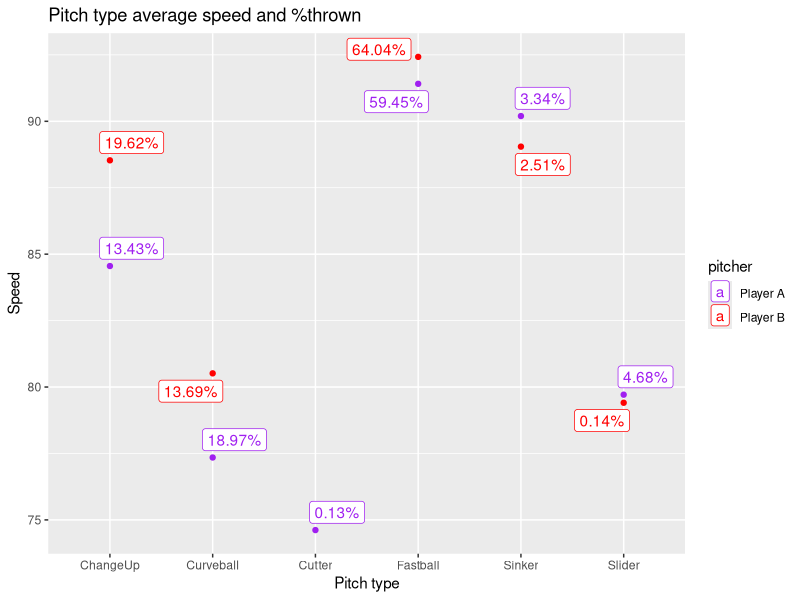
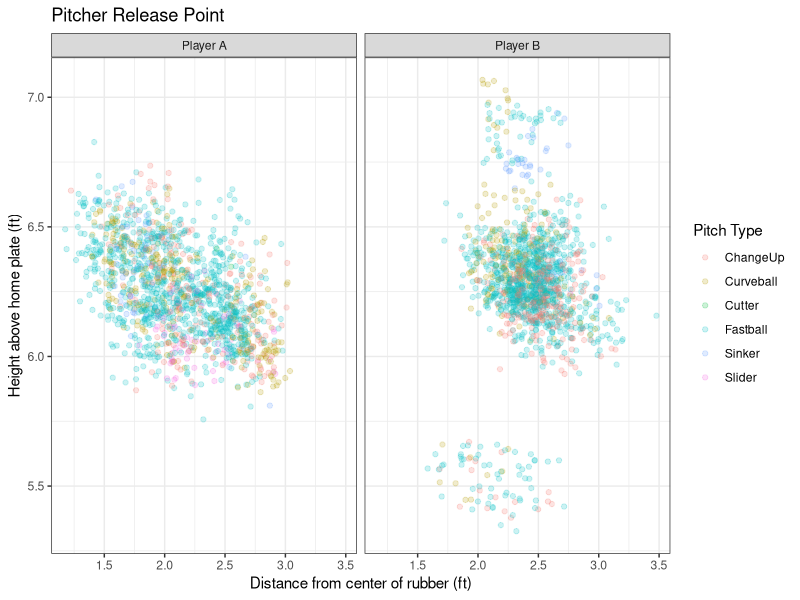
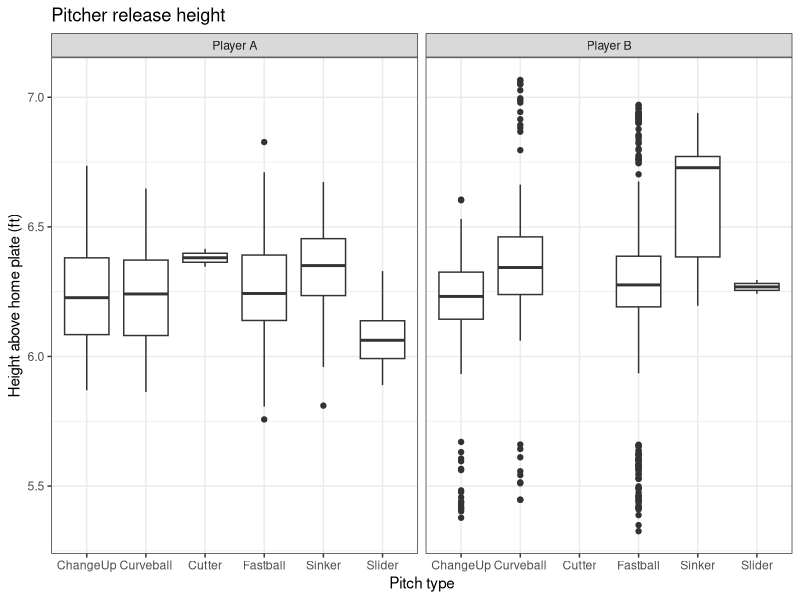

Write R code to recreate these figures, in order. (Note: this script raises an error after producing the figures.)
all_pitches <- read.csv("all_pitches.csv", header = T)
all_stats <- read.csv("all_stats.csv", header = T)
all_players <- read.csv("all_players.csv", header = T)

str(all_pitches)
View(all_pitches)

library("tidyverse")
col_drop <- c("notes")
require(dplyr)

all_pitches <- all_pitches[,!(names(all_pitches) %in% col_drop)]

all_pitches$pitcher <- str_replace(all_pitches$pitcher, "Povse", "Player A")
all_pitches$pitcher <- as.factor(all_pitches$pitcher)

all_pitches$game_date <- as.character(all_pitches$game_date)

all_pitches$game_date <- strptime(as.character(all_pitches$game_date), "%d/%m/%Y")

all_pitches$inning <- as.factor(all_pitches$inning)

unique(all_pitches$tagged_pitch_type)
unique(all_pitches$auto_pitch_type)

#Decided to use tagged pitch type and would use the auto pitch type to fill in undefined
cols.factor <- c("tagged_pitch_type", "auto_pitch_type")

all_pitches[cols.factor] <- sapply(all_pitches[cols.factor], as.character)

change_pitches <- c("Undefined", "Other")

all_pitches$tagged_pitch_type <- ifelse(all_pitches$tagged_pitch_type %in% change_pitches, 
                                        all_pitches$auto_pitch_type, all_pitches$tagged_pitch_type)

all_pitches[cols.factor] <- lapply(all_pitches[cols.factor], as.factor)


all_pitches <- all_pitches[!(all_pitches$tagged_pitch_type %in% change_pitches),]

#1. Which of the two pitchers will likely get injured first based on previous research?

quick_summaries <- all_pitches %>%
  group_by(pitcher, tagged_pitch_type) %>%
  summarize(mean_speed = mean(rel_speed, na.rm = T))

times_thrown <- group_by(all_pitches,pitcher, tagged_pitch_type) %>%
  count()
  
quick_summaries <- merge(quick_summaries, times_thrown, by = c("pitcher", "tagged_pitch_type"))

quick_summaries <- quick_summaries %>%
  group_by(pitcher) %>%
  mutate(pct_pitched = n / sum(n))

quick_summaries$pct_pitched <- quick_summaries$pct_pitched * 100
quick_summaries$pct_pitched <- round(quick_summaries$pct_pitched, 2)
quick_summaries$pct_pitched <- paste(quick_summaries$pct_pitched, sep = "", "%")

library("ggrepel")

ggplot(quick_summaries, aes(tagged_pitch_type, mean_speed, color = pitcher)) +
  geom_point() +
  scale_color_manual(breaks = c("Player A", "Player B"),
                     values = c("purple", "red")) +
  labs(title = "Pitch type average speed and %thrown", x = "Pitch type", y = "Speed") +
  geom_label_repel(aes(label = pct_pitched),
                   box.padding = 0.25,
                   point.padding = 0.5)
                  
speed_cors <- cor(all_pitches[, c(23:27, 29:ncol(all_pitches))], use = "pairwise.complete.obs")

pitcher_dif <- aggregate(all_pitches[, c(23:27, 29:ncol(all_pitches))], by = list(all_pitches$tagged_pitch_type, all_pitches$pitcher), 
          FUN = mean, na.rm = T)

pitcher_dif <- pitcher_dif %>%
  arrange(Group.1)

pitcher_dif <- pitcher_dif[-5, ]

ggplot(all_pitches, aes(x = rel_side, y = rel_height, color = tagged_pitch_type)) +
  geom_jitter(alpha = .2) +
  facet_grid(~ pitcher) +
  labs(title = "Pitcher Release Point", x = "Distance from center of rubber (ft)", 
       y = "Height above home plate (ft)",
       color = "Pitch Type") +
  theme_bw()

ggplot(all_pitches, aes(x = tagged_pitch_type, y = rel_height)) +
  geom_boxplot() +
  facet_grid(~ pitcher) +
  labs(title = "Pitcher release height", x = "Pitch type", y = "Height above home plate (ft)") +
  theme(legend.position = "None") +
  theme_bw()

#2. During which pitch of the plate appearance will the pitcher most likely throw a specific pitch? 

all_pitches$Pitch_count <- paste(all_pitches$balls, all_pitches$strikes, sep = "-")

all_pitches <- all_pitches[,c(1:14, 52, 15:ncol(all_pitches))]
all_pitches <- all_pitches[, -53]


all_pitches$Pitch_count <- as.factor(all_pitches$Pitch_count)



all_pitches$tagged_pitch_type <- droplevels(all_pitches)$tagged_pitch_type


library("caret")
library("nnet")
library("e1071")


training.samples <- all_pitches$tagged_pitch_type %>%
  createDataPartition(p = 0.8, list = F)

train.data <- all_pitches[training.samples,]
test.data <- all_pitches[-training.samples,]  
  
myCtrl <- trainControl(method = "repeatedcv", number = 10, repeats = 3)

model <- train(tagged_pitch_type ~ strikes + balls + outs + pa_of_inning + pitcher + batter_side,
               data = train.data,
               method = "multinom",
               trControl = myCtrl,
               na.action = na.omit)

model

predicted.pitch <- model %>% predict(test.data)

confusionMatrix(predicted.pitch, test.data$tagged_pitch_type)

#Simplify whether it will be a fastball or not

all_pitches$fball_or_not <- ifelse(all_pitches$tagged_pitch_type == "Fastball", "Yes", "No")
all_pitches$fball_or_not <- as.factor(all_pitches$fball_or_not)
fball_or_not <- all_pitches$fball_or_not

set.seed(1)

training.samples2 <- all_pitches$tagged_pitch_type %>%
  createDataPartition(p = 0.8, list = F)

train.data2 <- all_pitches[training.samples2,]
test.data2 <- all_pitches[-training.samples2,]  

myCtrl <- trainControl(method = "repeatedcv", number = 10, repeats = 3)

log_model <- train(fball_or_not ~ strikes + balls + outs + inning + pitch_of_pa + 
                     pa_of_inning + batter_side + pitcher,
                   data = train.data2,
                   method = "pls",
                   trControl = myCtrl,
                   na.action = na.omit)


log_model
  

predicted.pitch2 <- log_model %>% predict(test.data2)
confusionMatrix(predicted.pitch2, test.data2$fball_or_not)



#There doesn't appear to be good predictive power with this dataset to determine when a pitcher
#will throw a fastball or on what specific count. Based on the amount of times the pitchers throw a fastball, it is
#best to simply guess they will throw a fastball.



ggplot(all_pitches, aes(x = tagged_pitch_type, fill = tagged_pitch_type)) +
  geom_bar() +
  facet_grid(~Pitch_count)

ggplot(all_pitches, aes(x = tagged_pitch_type, fill = tagged_pitch_type)) +
  geom_bar() +
  facet_grid(~pitch_of_pa)

pitch_by_count <- all_pitches %>%
  group_by(pitcher, Pitch_count) %>%
  count(tagged_pitch_type)
  

pitch_by_pct <- pitch_by_count %>%
  group_by(pitcher, Pitch_count) %>%
  mutate(pct_pitched = n / sum(n))

pitch_by_pct$pct_pitched <- as.numeric(pitch_by_pct$pct_pitched)

pitch_by_pct$pct_pitched <- round(pitch_by_pct$pct_pitched * 100, 2)


pitch_by_pct <- pitch_by_pct[, -4]

pitch_by_pct <- pitch_by_pct %>%
  spread(key = Pitch_count, value = pct_pitched) %>%
  arrange(pitcher, desc(`0-0`))

ggplot(data = all_pitches, aes(x = plate_loc_side, 
                               y = plate_loc_height, 
                               color = tagged_pitch_type, 
                               shape = pitch_call)) +
  geom_jitter() +
  facet_grid(~pitcher) +
  labs(title = "Pitch location by player", 
       x = "Distance from center of home plate (ft)", 
       y = "Height above home plate (ft)") +
  scale_shape_manual(values = c(1, 2, 5, 6, 4, 7))

ggplot(all_pitches, aes(x = plate_loc_side, 
                       y = plate_loc_height)) +
  geom_hex() +
  facet_grid(~pitcher + batter_side)

ggplot(all_pitches, aes(x = plate_loc_side, 
                        y = plate_loc_height, 
                        fill = tagged_pitch_type)) +
  geom_bin2d() +
  facet_grid(~pitcher + batter_side)


all_pitches$game_date <- as.POSIXct(all_pitches$game_date)



#5. Effectiveness of stretch vs. windup in pitching


pitcher_sets <- c("Stretch","Windup")

set_effectiveness <- all_pitches %>%
  filter(pitcher_set %in% pitcher_sets) %>%
  group_by(pitcher, pitcher_set) %>%
  count(pitch_call, play_result)

set_effectiveness <- spread(set_effectiveness, key = pitcher_set, value = n) %>%
  arrange(pitcher, desc(Stretch))

ks_bb <- all_pitches %>%
  filter(pitcher_set %in% pitcher_sets) %>%
  group_by(pitcher, pitcher_set) %>%
  count(k_or_bb) %>%
  spread(key = pitcher_set, value = n) %>%
  arrange(pitcher, desc(`Stretch`)) %>%
  filter(k_or_bb != "Undefined") %>%
  ungroup()


#7. Predictive modeling for stolen bases based on factors

str(all_players)
str(all_stats)

cols.numeric <- c("avg_exit_speed", "hard_hit_perc")

all_stats[cols.numeric] <- sapply(all_stats[cols.numeric], as.character)
all_stats[cols.numeric] <- lapply(all_stats[cols.numeric], as.numeric)

dummy.vars <- dummyVars(~ ., data = all_stats[, -2])
train.dummy <- predict(dummy.vars, all_stats[, -2])
View(train.dummy)

pre.process <- preProcess(train.dummy, method = "bagImpute")
imputed.data <- predict(pre.process, train.dummy)
View(imputed.data)


all_stats$avg_exit_speed <- imputed.data[, 6]
all_stats$hard_hit_perc <- imputed.data[, 7]



all_players_stats <- merge(all_stats, all_players, by = c("player_code", "year"))

cols.numeric <- c("avg_exit_speed", "hard_hit_perc")

all_players_stats[cols.numeric] <- sapply(all_players_stats[cols.numeric], as.character)
all_players_stats[cols.numeric] <- lapply(all_players_stats[cols.numeric], as.numeric)

summary(all_players_stats[,7:12])

train.samples <- createDataPartition(all_players_stats$sb, p = 0.8, list = F)

myTrain <- all_players_stats[train.samples,]
myTest <- all_players_stats[-train.samples,]

myCtrl <- trainControl(method = "repeatedcv", number = 10, repeats = 10)

lmModel <- train(sb ~ tpa + avg + slg,
                 data = myTrain,
                 preProcess = c("center", "scale"),
                 method = "glmnet",
                 trControl = myCtrl)

sb_predict <- predict(lmModel, myTest)

plot(sb_predict, myTest$sb,
     xlab = "predicted", ylab = "actual")
abline(a=0,b=1)

RMSE(sb_predict, myTest$sb)

train_predict <- predict(lmModel, myTrain)

RMSE(train_predict, myTrain$sb)

arrange(lmModel$results, RMSE) %>% head


#__________________________________________________
#GM Boosted
#__________________________________________________

tg <- expand.grid(shrinkage = seq(0.1, 1, by = 0.2), 
                  interaction.depth = c(1, 3, 7, 10),
                  n.minobsinnode = c(2, 5, 10),
                  n.trees = c(100, 300, 500, 1000))

gbm_model <- train(sb ~ tpa + avg + slg,
                   data = myTrain, 
                   method = "gbm", 
                   trControl = myCtrl, 
                   tuneGrid =tg, 
                   verbose = FALSE)

xgpredict <- predict(gbm_model, myTest)
plot(xgpredict, myTest$sb,
     xlab = "predicted", ylab = "actual")
abline(a=0,b=1)

RMSE(xgpredict, myTest$sb)

#Most of the models are not particularly good at predicting sb.
#To improve on the model I would want their speed, the count of the pitch,
#the score of the game, basically as much situational information as possible,
#and this dataset doesn't have enough of that. 

#8. Correlations between physiological metrics and on-field performance

pc <- cor(all_players_stats[,9:12], all_players_stats[,5:8], use = "pairwise.complete.obs")

#Very little to no correlations between physiological metrics and on field
#performance metrics



